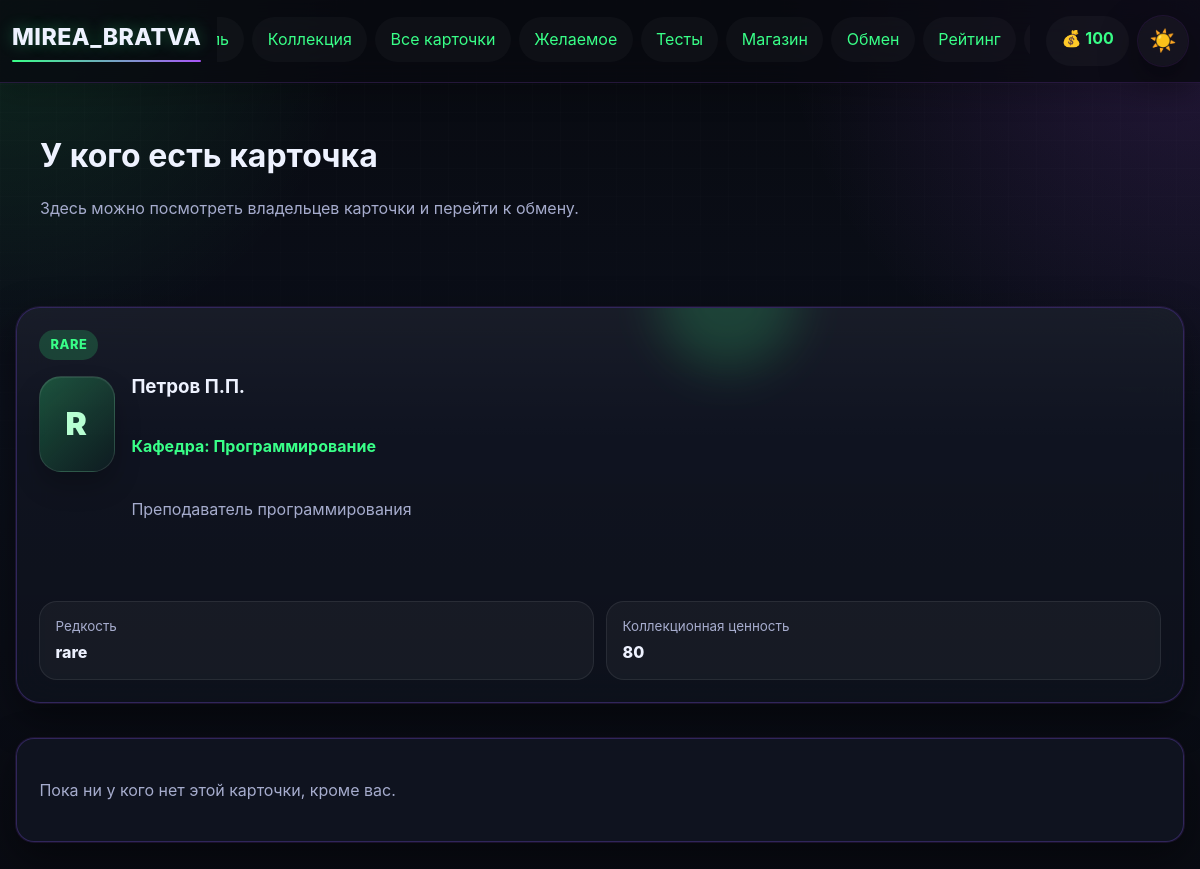
/card/2/owners (signed in), run on the app's committed database.
### app.py (models this page shows)
class User(UserMixin, db.Model):
    __tablename__ = 'user'
    id = db.Column(db.Integer, primary_key=True)
    username = db.Column(db.String(80), unique=True, nullable=False)
    email = db.Column(db.String(120), unique=True, nullable=False)
    password_hash = db.Column(db.String(200), nullable=False)
    coins = db.Column(db.Integer, default=100)
    profile_theme = db.Column(db.String(50), default='dark')
    avatar_frame = db.Column(db.String(50), default='none')
    bio = db.Column(db.Text, default='')
    owned_frames = db.Column(db.Text, default='[]')
    avatar_icon = db.Column(db.String(50), default='letter')
    created_at = db.Column(db.DateTime, default=datetime.utcnow)
    last_daily_bonus = db.Column(db.DateTime, default=None)

class Card(db.Model):
    __tablename__ = 'card'
    id = db.Column(db.Integer, primary_key=True)
    name = db.Column(db.String(100), nullable=False)
    description = db.Column(db.Text)
    rarity = db.Column(db.String(20), nullable=False)
    subject = db.Column(db.String(50), nullable=False)
    image_url = db.Column(db.String(200))
    base_price = db.Column(db.Integer, default=50)

### app.py (the view)
@app.route('/card/<int:card_id>/owners')
@login_required
def card_owners(card_id):
    card = Card.query.get_or_404(card_id)
    owners = get_card_owners(card.id, exclude_user_id=current_user.id)
    wishlist_ids = {item.card_id for item in WishlistItem.query.filter_by(user_id=current_user.id).all()}
    return render_template('card_owners.html', card=card, owners=owners, wishlist_ids=wishlist_ids, get_card_letter=get_card_letter, get_card_stars_display=get_card_stars_display)

### app.py (called while the page is built)
@login_manager.user_loader
def load_user(user_id):
    return db.session.get(User, int(user_id))

def get_card_letter(card):
    return {
        'common': 'C',
        'rare': 'R',
        'epic': 'E',
        'legendary': 'L',
    }.get(card.rarity, '?')

def get_card_owners(card_id, exclude_user_id=None):
    query = UserCard.query.filter_by(card_id=card_id).filter(UserCard.quantity >= 1)
    if exclude_user_id is not None:
        query = query.filter(UserCard.user_id != exclude_user_id)
    return query.order_by(UserCard.quantity.desc(), UserCard.user_id.asc()).all()

### templates/card_owners.html
{% extends "base.html" %}
{% from "_card_macros.html" import showcase_card %}
{% block content %}
<div class="collection-page">
    <div class="collection-hero hero-slim">
        <div><h1>У кого есть карточка</h1><p class="collection-hint">Здесь можно посмотреть владельцев карточки и перейти к обмену.</p></div>
    </div>
    <div class="exchange-card">
        {{ showcase_card(card=card, rarity=card.rarity, letter=get_card_letter(card), subject=card.subject, description=card.description, stars='', meta_items=[{'label':'Редкость','value':card.rarity},{'label':'Коллекционная ценность','value':card.base_price}], action_html='') }}
    </div>
    <div class="items-grid">
        {% for owner in owners %}
        <div class="shop-item">
            <h3>{{ owner.user.username }}</h3>
            <p>Копий: {{ owner.quantity }}</p>
            <div class="trade-actions">
                <a class="btn btn-secondary" href="{{ url_for('view_profile', user_id=owner.user.id) }}">Открыть профиль</a>
                <a class="btn" href="{{ url_for('propose_exchange', target_user_id=owner.user.id, requested_card_id=card.id) }}">Предложить обмен</a>
            </div>
        </div>
        {% else %}
        <div class="shop-item"><p>Пока ни у кого нет этой карточки, кроме вас.</p></div>
        {% endfor %}
    </div>
</div>
{% endblock %}

### templates/base.html (shortened to what this page needs)
<!DOCTYPE html>
<html lang="ru">
<head>
    <link rel="stylesheet" href="{{ url_for('static', filename='css/style.css') }}">
</head>
<body class="{% if current_user.is_authenticated and current_user.profile_theme == 'light' %}light-theme{% else %}dark-theme{% endif %}">
    <nav class="navbar">
        <div class="nav-container">
            <a class="nav-logo" href="{{ url_for('index') }}">MIREA_BRATVA</a>
            <div class="nav-main">
                <ul class="nav-menu">
                    {% if current_user.is_authenticated %}
                        <li><a href="{{ url_for('profile') }}">Профиль</a></li>
                        <li><a href="{{ url_for('collection') }}">Коллекция</a></li>
                        <li><a href="{{ url_for('cards_catalog') }}">Все карточки</a></li>
                        <li><a href="{{ url_for('wishlist') }}">Желаемое</a></li>
                        <li><a href="{{ url_for('quizzes') }}">Тесты</a></li>
                        <li><a href="{{ url_for('shop') }}">Магазин</a></li>
                        <li><a href="{{ url_for('exchange') }}">Обмен</a></li>
                        <li><a href="{{ url_for('rating') }}">Рейтинг</a></li>
                        <li><a href="{{ url_for('logout') }}">Выйти</a></li>
                    {% else %}
                        <li><a href="{{ url_for('login') }}">Вход</a></li>
                        <li><a href="{{ url_for('register') }}">Регистрация</a></li>
                    {% endif %}
                </ul>
            </div>
            {% if current_user.is_authenticated %}
            <div class="nav-actions">
                <div class="coins">💰 {{ current_user.coins }}</div>
                <a class="theme-toggle nav-pill" href="{{ url_for('toggle_theme') }}" title="Переключить тему">
                    {% if current_user.profile_theme == 'light' %}🌙{% else %}☀️{% endif %}
                </a>
            </div>
            {% endif %}
        </div>
    </nav>
    <main class="container">
        {% block content %}{% endblock %}
    </main>
</body>
</html>

### templates/_card_macros.html (shortened to what this page needs)
{% macro showcase_card(card, rarity, letter, subject, description, stars='', top_badge='', meta_items=[], action_html='', owner_url='', owner_label='У кого есть') -%}
<article class="shop-item card-tile card-showcase card-standard rarity-{{ rarity }}">
    <div class="card-showcase-glow"></div>
    <div class="card-showcase-top">
        <span class="rarity-badge rarity-badge-{{ rarity }}">{{ rarity }}</span>
    </div>
    <div class="card-showcase-body">
        <div class="card-emblem rarity-emblem-{{ rarity }}">{{ letter }}</div>
        <div class="card-copy">
            <h3>{{ card.name }}</h3>
            <p class="card-subject-line">Кафедра: {{ subject }}</p>
            <p class="card-description-preview">{{ description }}</p>
        </div>
    </div>
    {% if meta_items %}
    <div class="card-meta-grid">
        {% for item in meta_items %}
        <div class="meta-chip {% if item.accent %}meta-chip-accent{% endif %}">
            <span>{{ item.label }}</span>
            <strong>{{ item.value }}</strong>
        </div>
        {% endfor %}
    </div>
    {% endif %}
</article>
{%- endmacro %}

### data on the page
User: coins "100"
Card: rarity "RARE", name "Петров П.П.", subject "Программирование", description "Преподаватель программирования", label "Редкость", value "rare"

### other printed values
{{ letter }} "R"
{{ item.label }} "Коллекционная ценность"
{{ item.value }} "80"
